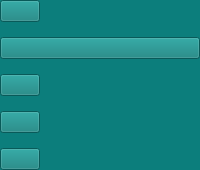
     <widget class="QFrame" name="leftMenu">
      <property name="maximumSize">
       <size>
        <width>16777215</width>
        <height>16777215</height>
       </size>
      </property>
      <property name="styleSheet">
       <string notr="true">background-color: rgb(12, 126, 124);</string>
      </property>
      <layout class="QVBoxLayout" name="verticalLayout">
       <property name="spacing">
        <number>15</number>
       </property>
       <property name="leftMargin">
        <number>0</number>
       </property>
       <property name="topMargin">
        <number>0</number>
       </property>
       <property name="rightMargin">
        <number>0</number>
       </property>
       <property name="bottomMargin">
        <number>0</number>
       </property>
       <item alignment="Qt::AlignLeft|Qt::AlignTop">
        <widget class="QWidget" name="widget" native="true">
         <layout class="QVBoxLayout" name="verticalLayout_2">
          <property name="leftMargin">
           <number>0</number>
          </property>
          <property name="topMargin">
           <number>0</number>
          </property>
          <property name="rightMargin">
           <number>0</number>
          </property>
          <property name="bottomMargin">
           <number>0</number>
          </property>
          <item alignment="Qt::AlignTop">
           <widget class="QPushButton" name="menuBtn">
            <property name="text">
             <string/>
            </property>
            <property name="icon">
             <iconset resource="../Qss/icons/_icons.qrc">
              <normaloff>:/material_design/icons/material_design/menu.png</normaloff>:/material_design/icons/material_design/menu.png</iconset>
            </property>
            <property name="iconSize">
             <size>
              <width>25</width>
              <height>25</height>
             </size>
            </property>
           </widget>
          </item>
         </layout>
        </widget>
       </item>
       <item>
        <widget class="QPushButton" name="pushButton_16">
         <property name="toolTip">
          <string>Home</string>
         </property>
         <property name="text">
          <string/>
         </property>
         <property name="icon">
          <iconset resource="../Qss/icons/_icons.qrc">
           <normaloff>:/material_design/icons/material_design/home.png</normaloff>:/material_design/icons/material_design/home.png</iconset>
         </property>
         <property name="iconSize">
          <size>
           <width>25</width>
           <height>25</height>
          </size>
         </property>
        </widget>
       </item>
       <item alignment="Qt::AlignLeft|Qt::AlignTop">
        <widget class="QWidget" name="widget_2" native="true">
         <layout class="QVBoxLayout" name="verticalLayout_3">
          <property name="spacing">
           <number>15</number>
          </property>
          <property name="leftMargin">
           <number>0</number>
          </property>
          <property name="topMargin">
           <number>0</number>
          </property>
          <property name="rightMargin">
           <number>0</number>
          </property>
          <property name="bottomMargin">
           <number>0</number>
          </property>
          <item>
           <widget class="QPushButton" name="profileBut">
            <property name="toolTip">
             <string>Profile</string>
            </property>
            <property name="text">
             <string/>
            </property>
            <property name="icon">
             <iconset resource="../Qss/icons/_icons.qrc">
              <normaloff>:/material_design/icons/material_design/co_present.png</normaloff>:/material_design/icons/material_design/co_present.png</iconset>
            </property>
            <property name="iconSize">
             <size>
              <width>25</width>
              <height>25</height>
             </size>
            </property>
           </widget>
          </item>
          <item>
           <widget class="QPushButton" name="pushButton_5">
            <property name="toolTip">
             <string>Lessons</string>
            </property>
            <property name="text">
             <string/>
            </property>
            <property name="icon">
             <iconset resource="../Qss/icons/_icons.qrc">
              <normaloff>:/feather/icons/feather/list.png</normaloff>:/feather/icons/feather/list.png</iconset>
            </property>
            <property name="iconSize">
             <size>
              <width>25</width>
              <height>25</height>
             </size>
            </property>
           </widget>
          </item>
         </layout>
        </widget>
       </item>
       <item alignment="Qt::AlignLeft|Qt::AlignBottom">
        <widget class="QWidget" name="widget_3" native="true">
         <layout class="QVBoxLayout" name="verticalLayout_4">
          <property name="leftMargin">
           <number>0</number>
          </property>
          <property name="topMargin">
           <number>0</number>
          </property>
          <property name="rightMargin">
           <number>0</number>
          </property>
          <property name="bottomMargin">
           <number>0</number>
          </property>
          <item>
           <widget class="QPushButton" name="pushButton_3">
            <property name="toolTip">
             <string>LogOut</string>
            </property>
            <property name="text">
             <string/>
            </property>
            <property name="icon">
             <iconset resource="../Qss/icons/_icons.qrc">
              <normaloff>:/feather/icons/feather/log-out.png</normaloff>:/feather/icons/feather/log-out.png</iconset>
            </property>
            <property name="iconSize">
             <size>
              <width>25</width>
              <height>25</height>
             </size>
            </property>
           </widget>
          </item>
         </layout>
        </widget>
       </item>
      </layout>
     </widget>
